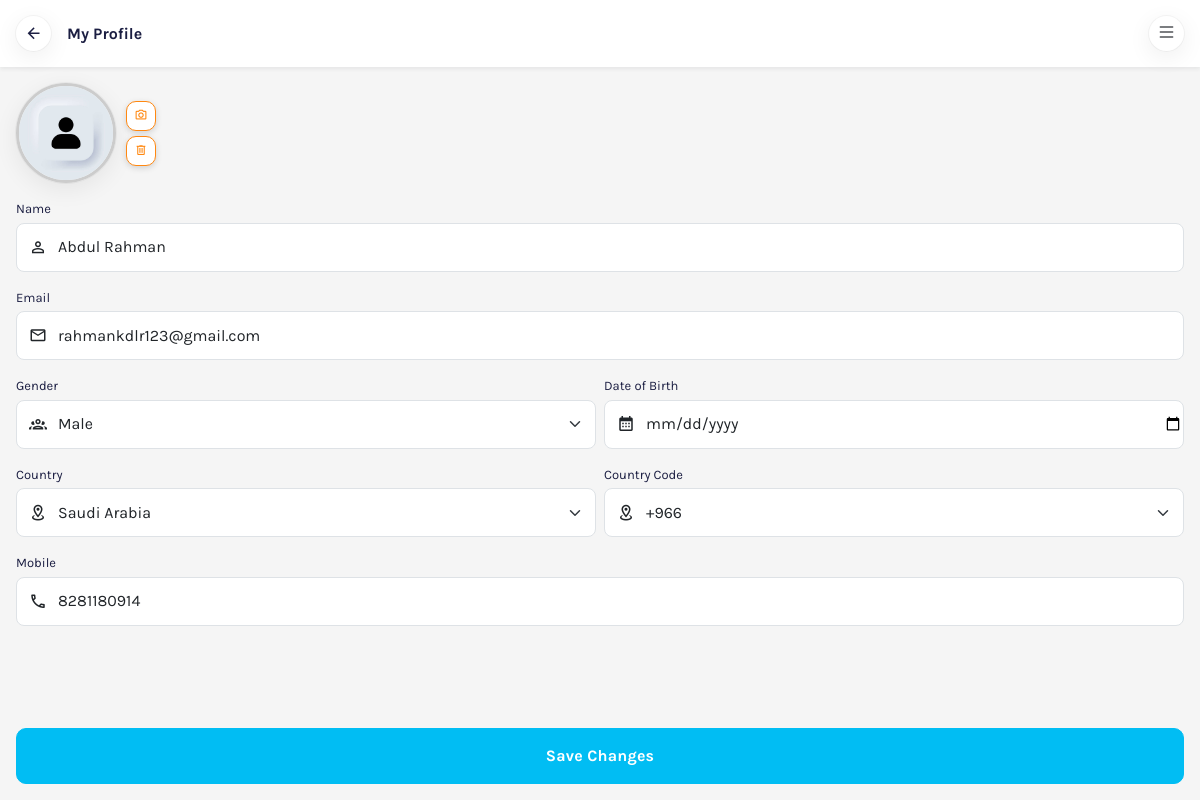
The page /patients/profile_update/1/ on the database as committed earlier.
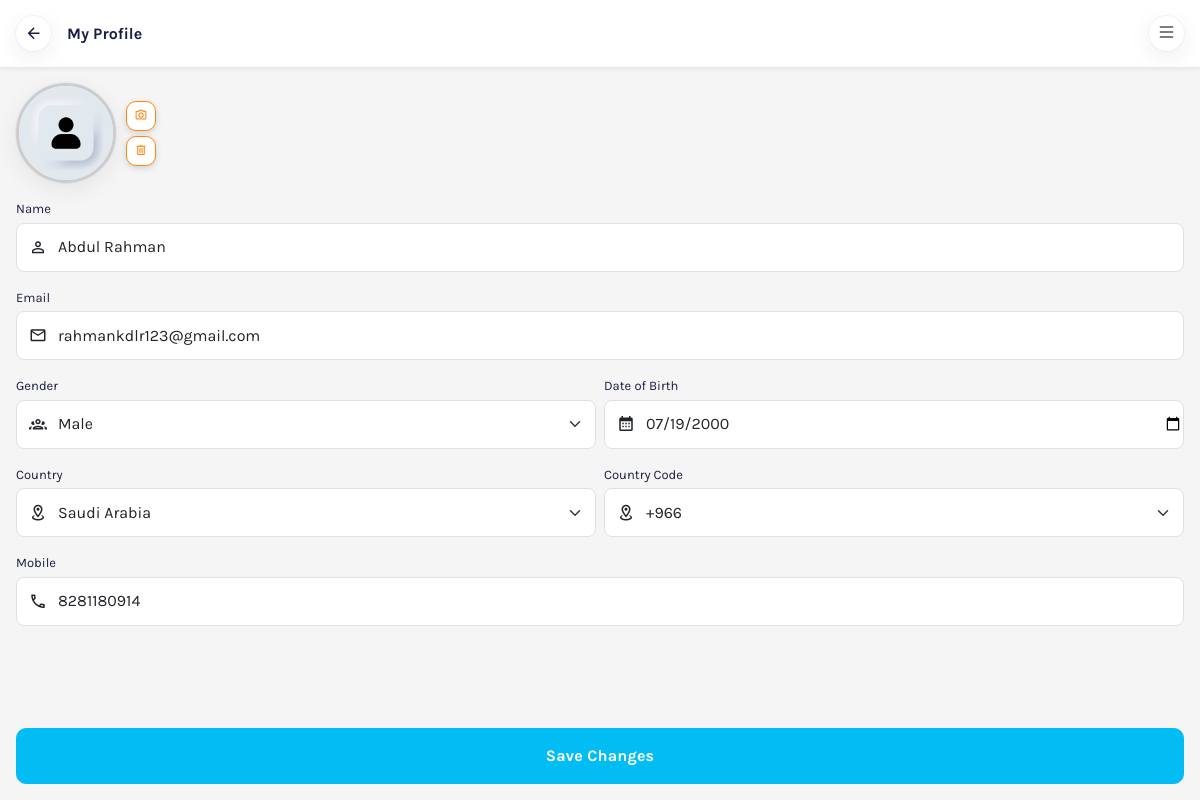
The same page on the database as committed later.
### accounts/models.py (models this page shows, shortened)
class UserProfile(models.Model):
    user = models.OneToOneField(CustomUser, on_delete=models.CASCADE, related_name='patients')
    profile_image = models.ImageField(upload_to='patient_images/', null=True, blank=True)
    gender = models.CharField(max_length=10, choices=[('Male', 'Male'), ('Female', 'Female'), ('Other', 'Other')], blank=True, null=True)
    dob = models.DateField(null=True, blank=True)

class CustomUser(AbstractBaseUser, PermissionsMixin):
    name = models.CharField(max_length=30)
    email = models.EmailField(unique=True)
    mobile = models.CharField(max_length=15, unique=True)
    country = models.CharField(max_length=50)
    countryCode = models.CharField(max_length=15)
    date_joined = models.DateTimeField(auto_now_add=True)
    date_updated = models.DateTimeField(auto_now=True)
    is_active = models.BooleanField(default=True)
    is_staff = models.BooleanField(default=False)
    user_type = models.CharField(max_length=20,choices=[('Doctor', 'Doctor'), ('Patient', 'Patient')], default='')
    groups = models.ManyToManyField(
        'auth.Group',
        related_name='custom_user_set',
        blank=True
    )
    user_permissions = models.ManyToManyField(
        'auth.Permission',
        related_name='custom_user_set',
        blank=True
    )
    objects = CustomUserManager()
    USERNAME_FIELD = 'mobile'
    REQUIRED_FIELDS = ['name', 'email']
    class Meta:
        verbose_name = 'Custom User'
        verbose_name_plural = 'Custom Users'

### patients/views.py (the view, shortened to what this page needs)
# urls.py: path('profile_update/<int:id>/', ProfileUpdateView.as_view(), name='profile_update'),
class ProfileUpdateView(TemplateView):
    template_name = 'edit_profile.html'
    def get_context_data(self, **kwargs):
        context = super().get_context_data(**kwargs)
        user_profile_id = kwargs.get('id')
        user_profile = get_object_or_404(UserProfile.objects.select_related('user'), id=user_profile_id)
        context['user_profile'] = user_profile
        return context

### patients/templates/edit_profile.html (shortened to what the changed rows need)
{% extends 'base.html' %}
{% block content %}
{% load static %}
<body class="bg-light">
   <div class="change-profile d-flex flex-column vh-100">
      <div class="vh-100 my-auto overflow-auto p-3">
         <form method="POST" enctype="multipart/form-data">
            <div class="mb-3">
               <div class="input-group border bg-white rounded-3 py-1" id="exampleFormControlName">
                  <span class="input-group-text bg-transparent rounded-0 border-0" id="name">
                     <span class="mdi mdi-account-outline mdi-18px"></span>
                  </span>
                  <input type="text" class="form-control bg-transparent rounded-0 border-0 px-0"
                     placeholder="Type your first name" name="name" aria-label="Type your name" value="{{ user_profile.user.name }}" aria-describedby="name" required>
               </div>
            </div>
            <div class="mb-3">
                <div class="input-group border bg-white rounded-3 py-1" id="exampleFormControlEmail">
                    <span class="input-group-text bg-transparent rounded-0 border-0" id="email">
                        <span class="mdi mdi-email-outline mdi-18px"></span>
                    </span>
                    <input type="email" class="form-control bg-transparent rounded-0 border-0 px-0"
                        placeholder="Type your email" name="email" aria-label="Type your email" value="{{ user_profile.user.email }}" aria-describedby="email" required>
                </div>
            </div>
            <div class="row g-2 mb-3">
               <div class="col">
                <div class="input-group border bg-white rounded-3 py-1" id="exampleFormControlGender">
                <label class="input-group-text bg-transparent rounded-0 border-0" for="inputGroupSelect01">
                    <span class="mdi mdi-account-group-outline mdi-18px"></span>
                </label>
                <select name="gender" class="form-select bg-transparent rounded-0 border-0 px-0" id="inputGroupSelect01">
                  <option value="Male" {% if user_profile.gender == 'Male' %}selected{% endif %}>Male</option>
               </select>
                </div>
               </div>
               <div class="col">
                  <div class="input-group border bg-white rounded-3 py-1">
                     <span class="input-group-text bg-transparent rounded-0 border-0">
                        <span class="mdi mdi-calendar-month mdi-18px"></span>
                     </span>
                     <input type="date" id="dob" name="dob" class="form-control bg-transparent rounded-0 border-0 px-0" value="{{ user_profile.dob|date:'Y-m-d' }}">
                  </div>
               </div>
            </div>
            <div class="row g-2 mb-3">
               <div class="col">
                <div class="input-group border bg-white rounded-3 py-1" id="exampleFormControlCountry">
                <label class="input-group-text bg-transparent rounded-0 border-0" for="inputGroupSelect02">
                    <span class="mdi mdi-map-marker-radius-outline mdi-18px"></span>
                </label>
                <select name="country" class="form-select bg-transparent rounded-0 border-0 px-0" id="inputGroupSelect02" required>
                  <option value="Saudi Arabia" {% if user_profile.user.country == 'Saudi Arabia' %}selected{% endif %}>Saudi Arabia</option>
              </select>
                </div>
               </div>
               <div class="col">
                  <div class="input-group border bg-white rounded-3 py-1" id="exampleFormControlCountryCode">
                  <label class="input-group-text bg-transparent rounded-0 border-0" for="inputGroupSelect03">
                     <span class="mdi mdi-map-marker-radius-outline mdi-18px"></span>
                  </label>
                  <select name="country_code" class="form-select bg-transparent rounded-0 border-0 px-0" id="inputGroupSelect03" required>
                     <option value="+966" {% if user_profile.user.countryCode == '+966' %}selected{% endif %}>+966</option>
                 </select>
                  </div>
                  </div>
               </div>
               <div class="mb-3">
                  <div class="input-group border bg-white rounded-3 py-1" id="exampleFormControlMobile">
                     <span class="input-group-text bg-transparent rounded-0 border-0" id="mobile">
                           <span class="mdi mdi-phone-outline mdi-18px"></span>
                     </span>
                     <input type="text" name="mobile" class="form-control bg-transparent rounded-0 border-0 px-0"
                        placeholder="Type your mobile" aria-label="Type your mobile" value="{{ user_profile.user.mobile }}" aria-describedby="mobile" required>
                  </div>
               </div>
         </div>
   </div>
{% endblock %}

Rows that differ between the two databases and show on the page:
changed UserProfile "Male": dob (not shown) → "07/19/2000"
